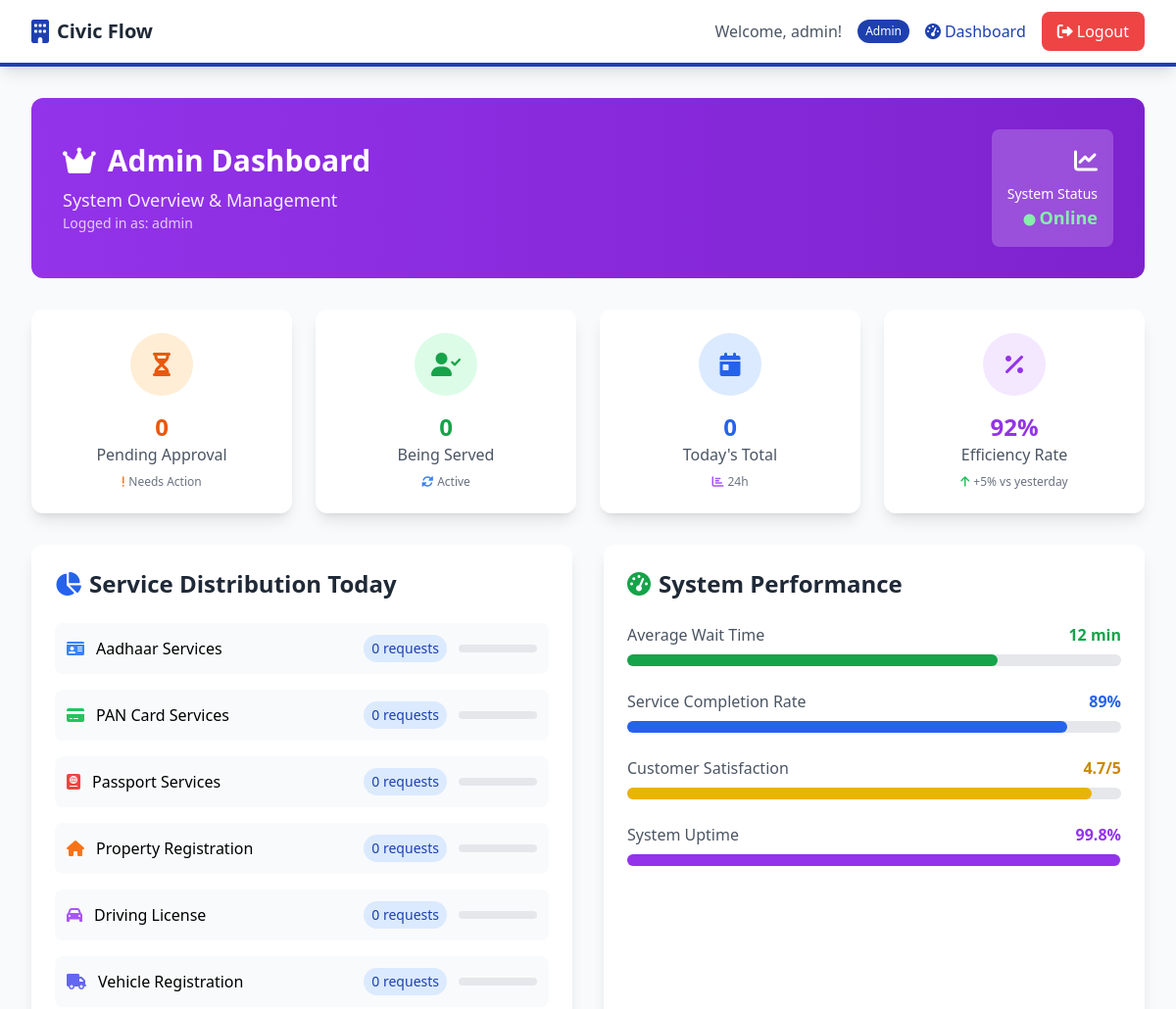
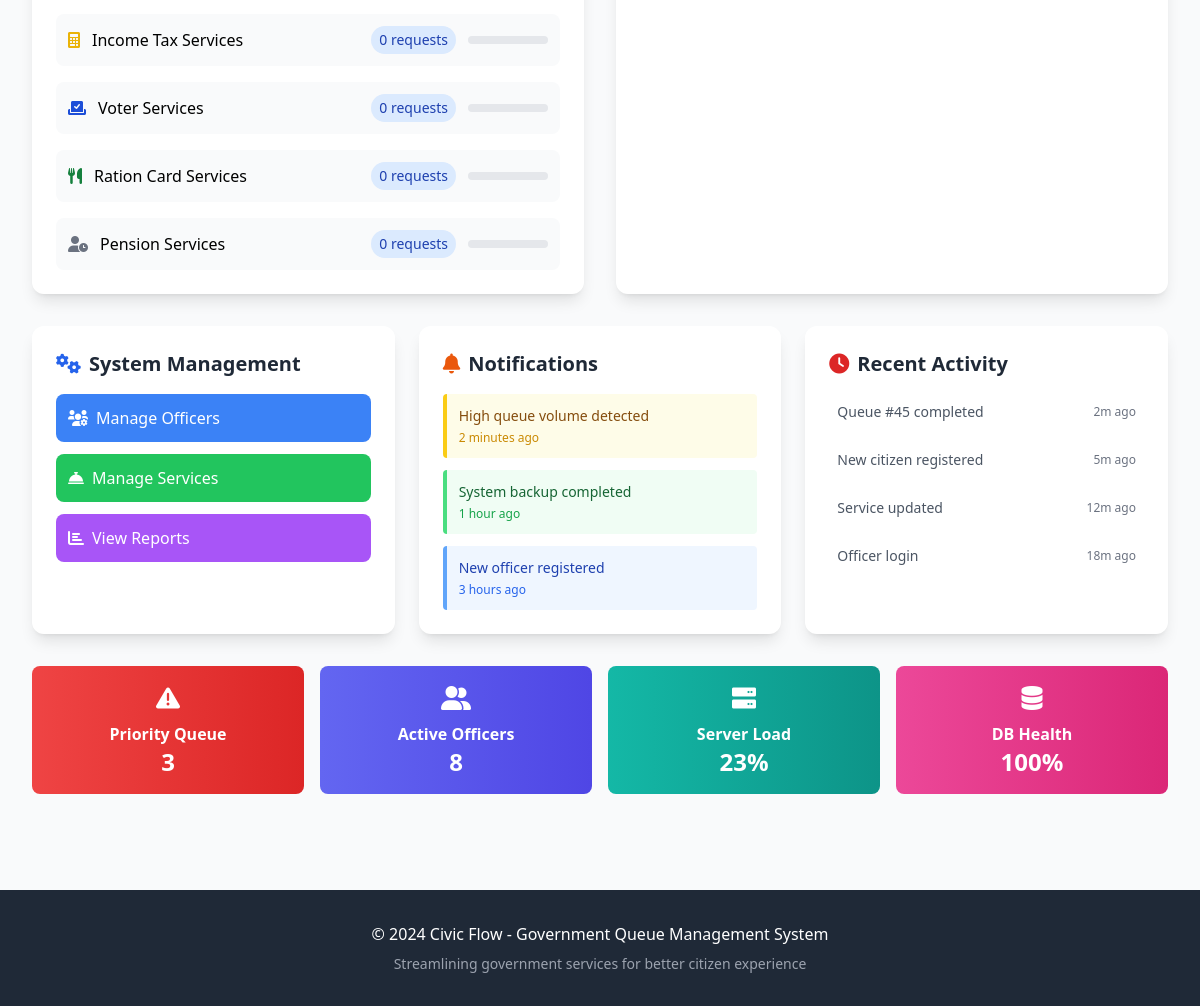
The app's page /dashboard (signed in) with its own data (2 pictures, top to bottom).
### tables this page shows
CREATE TABLE services (
        id INTEGER PRIMARY KEY AUTOINCREMENT,
        name TEXT NOT NULL,
        description TEXT,
        estimated_time INTEGER DEFAULT 15,
        is_active BOOLEAN DEFAULT 1
    );

### app.py (the view, shortened to what this page needs)
@app.route('/dashboard')
@login_required
def dashboard():
    conn = sqlite3.connect('civic_flow.db')
    c = conn.cursor()
    if session['role'] == 'admin':
        c.execute('SELECT COUNT(*) FROM queue WHERE status = "pending"')
        pending_count = c.fetchone()[0]
        c.execute('SELECT COUNT(*) FROM queue WHERE status = "waiting"')
        waiting_count = c.fetchone()[0]
        c.execute('SELECT COUNT(*) FROM queue WHERE status = "serving"')
        serving_count = c.fetchone()[0]
        c.execute('SELECT COUNT(*) FROM queue WHERE DATE(created_at) = DATE("now")')
        today_count = c.fetchone()[0]
        c.execute('''SELECT q.id, q.queue_number, s.name, u.username, q.created_at, q.status, q.preferred_date, q.preferred_time
                     FROM queue q
                     JOIN services s ON q.service_id = s.id
                     JOIN users u ON q.user_id = u.id
                     WHERE q.status = "pending"
                     ORDER BY q.created_at ASC''')
        pending_requests = c.fetchall()
        c.execute('''SELECT s.name, COUNT(q.id) as count
                     FROM services s LEFT JOIN queue q ON s.id = q.service_id
                     WHERE DATE(q.created_at) = DATE("now") OR q.created_at IS NULL
                     GROUP BY s.id, s.name''')
        service_stats = c.fetchall()
        conn.close()
        return render_template('admin_dashboard.html',
                             pending_count=pending_count,
                             waiting_count=waiting_count,
                             serving_count=serving_count,
                             today_count=today_count,
                             pending_requests=pending_requests,
                             service_stats=service_stats)

### app.py (called while the page is built)
def login_required(f):
    @wraps(f)
    def decorated_function(*args, **kwargs):
        if 'user_id' not in session:
            return redirect(url_for('login'))
        return f(*args, **kwargs)
    return decorated_function

### templates/admin_dashboard.html (shortened to what this page needs)
{% extends "base.html" %}
{% block content %}
<div class="animate-fade-in">
    <div class="bg-gradient-to-r from-purple-600 to-purple-700 text-white rounded-xl p-8 mb-8">
        <div class="flex items-center justify-between">
            <div>
                <h1 class="text-3xl font-bold mb-2">
                    <i class="fas fa-crown mr-3"></i>Admin Dashboard
                </h1>
                <p class="text-lg opacity-90">System Overview & Management</p>
                <p class="text-sm opacity-75">Logged in as: {{ session.username }}</p>
            </div>
            <div class="text-right">
                <div class="bg-white bg-opacity-20 rounded-lg p-4">
                    <i class="fas fa-chart-line text-2xl mb-2"></i>
                    <p class="text-sm">System Status</p>
                    <p class="font-semibold text-lg text-green-300">
                        <i class="fas fa-circle text-xs mr-1"></i>Online
                    </p>
                </div>
            </div>
        </div>
    </div>
    <div class="grid md:grid-cols-4 gap-6 mb-8">
        <div class="bg-white rounded-xl shadow-lg p-6 text-center animate-slide-up transform hover:scale-105 transition-transform">
            <div class="bg-orange-100 w-16 h-16 rounded-full flex items-center justify-center mx-auto mb-4">
                <i class="fas fa-hourglass-half text-orange-600 text-2xl"></i>
            </div>
            <h3 class="text-2xl font-bold text-orange-600">{{ pending_count }}</h3>
            <p class="text-gray-600 font-medium">Pending Approval</p>
            <div class="mt-2 text-xs text-gray-500">
                <i class="fas fa-exclamation text-orange-500 mr-1"></i>Needs Action
            </div>
        </div>
        <div class="bg-white rounded-xl shadow-lg p-6 text-center animate-slide-up transform hover:scale-105 transition-transform" style="animation-delay: 0.1s">
            <div class="bg-green-100 w-16 h-16 rounded-full flex items-center justify-center mx-auto mb-4">
                <i class="fas fa-user-check text-green-600 text-2xl"></i>
            </div>
            <h3 class="text-2xl font-bold text-green-600">{{ serving_count }}</h3>
            <p class="text-gray-600 font-medium">Being Served</p>
            <div class="mt-2 text-xs text-gray-500">
                <i class="fas fa-sync-alt text-blue-500 mr-1"></i>Active
            </div>
        </div>
        <div class="bg-white rounded-xl shadow-lg p-6 text-center animate-slide-up transform hover:scale-105 transition-transform" style="animation-delay: 0.2s">
            <div class="bg-blue-100 w-16 h-16 rounded-full flex items-center justify-center mx-auto mb-4">
                <i class="fas fa-calendar-day text-blue-600 text-2xl"></i>
            </div>
            <h3 class="text-2xl font-bold text-blue-600">{{ today_count }}</h3>
            <p class="text-gray-600 font-medium">Today's Total</p>
            <div class="mt-2 text-xs text-gray-500">
                <i class="fas fa-chart-bar text-purple-500 mr-1"></i>24h
            </div>
        </div>
        <div class="bg-white rounded-xl shadow-lg p-6 text-center animate-slide-up transform hover:scale-105 transition-transform" style="animation-delay: 0.3s">
            <div class="bg-purple-100 w-16 h-16 rounded-full flex items-center justify-center mx-auto mb-4">
                <i class="fas fa-percentage text-purple-600 text-2xl"></i>
            </div>
            <h3 class="text-2xl font-bold text-purple-600">92%</h3>
            <p class="text-gray-600 font-medium">Efficiency Rate</p>
            <div class="mt-2 text-xs text-gray-500">
                <i class="fas fa-arrow-up text-green-500 mr-1"></i>+5% vs yesterday
            </div>
        </div>
    </div>
    <div class="grid lg:grid-cols-2 gap-8 mb-8">
        <div class="bg-white rounded-xl shadow-lg p-6 animate-slide-up" style="animation-delay: 0.4s">
            <h2 class="text-2xl font-bold mb-6 text-gray-800">
                <i class="fas fa-chart-pie text-blue-600 mr-2"></i>Service Distribution Today
            </h2>
            <div class="space-y-4">
                {% for service in service_stats %}
                <div class="flex items-center justify-between p-3 bg-gray-50 rounded-lg hover:bg-gray-100 transition-colors">
                    <div class="flex items-center">
                        {% if 'Aadhaar' in service[0] %}
                            <i class="fas fa-id-card text-blue-500 mr-3"></i>
                        {% elif 'PAN' in service[0] %}
                            <i class="fas fa-credit-card text-green-500 mr-3"></i>
                        {% elif 'Passport' in service[0] %}
                            <i class="fas fa-passport text-red-500 mr-3"></i>
                        {% elif 'Property' in service[0] %}
                            <i class="fas fa-home text-orange-500 mr-3"></i>
                        {% elif 'Driving' in service[0] %}
                            <i class="fas fa-car text-purple-500 mr-3"></i>
                        {% elif 'Vehicle' in service[0] %}
                            <i class="fas fa-truck text-indigo-500 mr-3"></i>
                        {% elif 'Income' in service[0] %}
                            <i class="fas fa-calculator text-yellow-500 mr-3"></i>
                        {% elif 'Voter' in service[0] %}
                            <i class="fas fa-vote-yea text-blue-700 mr-3"></i>
                        {% elif 'Ration' in service[0] %}
                            <i class="fas fa-utensils text-green-700 mr-3"></i>
                        {% elif 'Pension' in service[0] %}
                            <i class="fas fa-user-clock text-gray-500 mr-3"></i>
                        {% else %}
                            <i class="fas fa-file-alt text-gray-500 mr-3"></i>
                        {% endif %}
                        <span class="font-medium">{{ service[0] }}</span>
                    </div>
                    <div class="flex items-center space-x-3">
                        <span class="bg-blue-100 text-blue-800 px-2 py-1 rounded-full text-sm font-medium">
                            {{ service[1] }} requests
                        </span>
                        <div class="w-20 bg-gray-200 rounded-full h-2">
                        </div>
                    </div>
                </div>
                {% endfor %}
            </div>
        </div>
        <div class="bg-white rounded-xl shadow-lg p-6 animate-slide-up" style="animation-delay: 0.5s">
            <h2 class="text-2xl font-bold mb-6 text-gray-800">
                <i class="fas fa-tachometer-alt text-green-600 mr-2"></i>System Performance
            </h2>
            <div class="space-y-6">
                <div>
                    <div class="flex justify-between items-center mb-2">
                        <span class="text-gray-600">Average Wait Time</span>
                        <span class="font-semibold text-green-600">12 min</span>
                    </div>
                    <div class="w-full bg-gray-200 rounded-full h-3">
                        <div class="bg-green-600 h-3 rounded-full animate-pulse" style="width: 75%"></div>
                    </div>
                </div>
                <div>
                    <div class="flex justify-between items-center mb-2">
                        <span class="text-gray-600">Service Completion Rate</span>
                        <span class="font-semibold text-blue-600">89%</span>
                    </div>
                    <div class="w-full bg-gray-200 rounded-full h-3">
                        <div class="bg-blue-600 h-3 rounded-full animate-pulse" style="width: 89%"></div>
                    </div>
                </div>
                <div>
                    <div class="flex justify-between items-center mb-2">
                        <span class="text-gray-600">Customer Satisfaction</span>
                        <span class="font-semibold text-yellow-600">4.7/5</span>
                    </div>
                    <div class="w-full bg-gray-200 rounded-full h-3">
                        <div class="bg-yellow-500 h-3 rounded-full animate-pulse" style="width: 94%"></div>
                    </div>
                </div>
                <div>
                    <div class="flex justify-between items-center mb-2">
                        <span class="text-gray-600">System Uptime</span>
                        <span class="font-semibold text-purple-600">99.8%</span>
                    </div>
                    <div class="w-full bg-gray-200 rounded-full h-3">
                        <div class="bg-purple-600 h-3 rounded-full animate-pulse" style="width: 99.8%"></div>
                    </div>
                </div>
            </div>
        </div>
    </div>
    <div class="grid lg:grid-cols-3 gap-6 mb-8">
        <div class="bg-white rounded-xl shadow-lg p-6 animate-slide-up" style="animation-delay: 0.6s">
            <h3 class="text-xl font-semibold mb-4 text-gray-800">
                <i class="fas fa-cogs text-blue-600 mr-2"></i>System Management
            </h3>
            <div class="space-y-3">
                <button class="w-full bg-blue-500 hover:bg-blue-600 text-white p-3 rounded-lg transition-colors text-left">
                    <i class="fas fa-users-cog mr-2"></i>Manage Officers
                </button>
                <button onclick="showServicesModal()" class="w-full bg-green-500 hover:bg-green-600 text-white p-3 rounded-lg transition-colors text-left">
                    <i class="fas fa-concierge-bell mr-2"></i>Manage Services
                </button>
                <button class="w-full bg-purple-500 hover:bg-purple-600 text-white p-3 rounded-lg transition-colors text-left">
                    <i class="fas fa-chart-bar mr-2"></i>View Reports
                </button>
            </div>
        </div>
        <div class="bg-white rounded-xl shadow-lg p-6 animate-slide-up" style="animation-delay: 0.7s">
            <h3 class="text-xl font-semibold mb-4 text-gray-800">
                <i class="fas fa-bell text-orange-600 mr-2"></i>Notifications
            </h3>
            <div class="space-y-3">
                <div class="p-3 bg-yellow-50 border-l-4 border-yellow-400 rounded">
                    <p class="text-sm text-yellow-800">High queue volume detected</p>
                    <p class="text-xs text-yellow-600 mt-1">2 minutes ago</p>
                </div>
                <div class="p-3 bg-green-50 border-l-4 border-green-400 rounded">
                    <p class="text-sm text-green-800">System backup completed</p>
                    <p class="text-xs text-green-600 mt-1">1 hour ago</p>
                </div>
                <div class="p-3 bg-blue-50 border-l-4 border-blue-400 rounded">
                    <p class="text-sm text-blue-800">New officer registered</p>
                    <p class="text-xs text-blue-600 mt-1">3 hours ago</p>
                </div>
            </div>
        </div>
        <div class="bg-white rounded-xl shadow-lg p-6 animate-slide-up" style="animation-delay: 0.8s">
            <h3 class="text-xl font-semibold mb-4 text-gray-800">
                <i class="fas fa-clock text-red-600 mr-2"></i>Recent Activity
            </h3>
            <div class="space-y-3 text-sm">
                <div class="flex items-center justify-between p-2 hover:bg-gray-50 rounded">
                    <span class="text-gray-600">Queue #45 completed</span>
                    <span class="text-xs text-gray-500">2m ago</span>
                </div>
                <div class="flex items-center justify-between p-2 hover:bg-gray-50 rounded">
                    <span class="text-gray-600">New citizen registered</span>
                    <span class="text-xs text-gray-500">5m ago</span>
                </div>
                <div class="flex items-center justify-between p-2 hover:bg-gray-50 rounded">
                    <span class="text-gray-600">Service updated</span>
                    <span class="text-xs text-gray-500">12m ago</span>
                </div>
                <div class="flex items-center justify-between p-2 hover:bg-gray-50 rounded">
                    <span class="text-gray-600">Officer login</span>
                    <span class="text-xs text-gray-500">18m ago</span>
                </div>
            </div>
        </div>
    </div>
    <div class="grid md:grid-cols-2 lg:grid-cols-4 gap-4">
        <div class="bg-gradient-to-r from-red-500 to-red-600 text-white p-4 rounded-lg text-center animate-slide-up" style="animation-delay: 0.9s">
            <i class="fas fa-exclamation-triangle text-2xl mb-2"></i>
            <h4 class="font-semibold">Priority Queue</h4>
            <p class="text-2xl font-bold">3</p>
        </div>
        <div class="bg-gradient-to-r from-indigo-500 to-indigo-600 text-white p-4 rounded-lg text-center animate-slide-up" style="animation-delay: 1s">
            <i class="fas fa-user-friends text-2xl mb-2"></i>
            <h4 class="font-semibold">Active Officers</h4>
            <p class="text-2xl font-bold">8</p>
        </div>
        <div class="bg-gradient-to-r from-teal-500 to-teal-600 text-white p-4 rounded-lg text-center animate-slide-up" style="animation-delay: 1.1s">
            <i class="fas fa-server text-2xl mb-2"></i>
            <h4 class="font-semibold">Server Load</h4>
            <p class="text-2xl font-bold">23%</p>
        </div>
        <div class="bg-gradient-to-r from-pink-500 to-pink-600 text-white p-4 rounded-lg text-center animate-slide-up" style="animation-delay: 1.2s">
            <i class="fas fa-database text-2xl mb-2"></i>
            <h4 class="font-semibold">DB Health</h4>
            <p class="text-2xl font-bold">100%</p>
        </div>
    </div>
</div>
{% endblock %}

### records on screen
services: name "Aadhaar Services", service "0"
services: name "PAN Card Services", service "0"
services: name "Passport Services", service "0"
services: name "Property Registration", service "0"
services: name "Driving License", service "0"
services: name "Vehicle Registration", service "0"
services: name "Income Tax Services", service "0"
services: name "Voter Services", service "0"
services: name "Ration Card Services", service "0"
services: name "Pension Services", service "0"

### other values on screen
{{ session.username }} "admin"
{{ session.role.title() }} "Admin"
{{ pending_count }} "0"
{{ serving_count }} "0"
{{ today_count }} "0"
